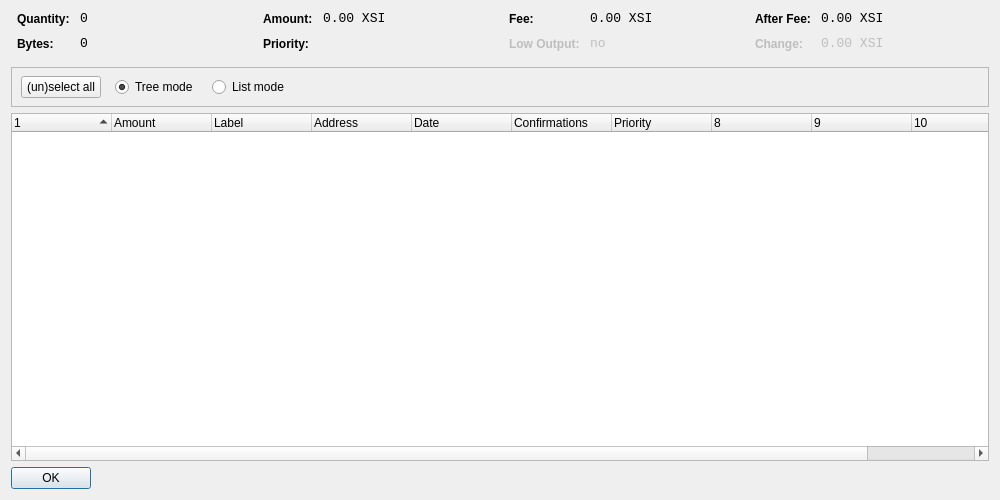
<?xml version="1.0" encoding="UTF-8"?>
<ui version="4.0">
 <class>CoinControlDialog</class>
 <widget class="QDialog" name="CoinControlDialog">
  <property name="geometry">
   <rect>
    <x>0</x>
    <y>0</y>
    <width>1000</width>
    <height>500</height>
   </rect>
  </property>
  <property name="windowTitle">
   <string>Coin Control</string>
  </property>
  <layout class="QVBoxLayout" name="verticalLayout">
   <item>
    <layout class="QHBoxLayout" name="horizontalLayoutTop" stretch="0,0,0,0">
     <property name="topMargin">
      <number>0</number>
     </property>
     <property name="bottomMargin">
      <number>10</number>
     </property>
     <item>
      <layout class="QFormLayout" name="formLayoutCoinControl1">
       <property name="horizontalSpacing">
        <number>10</number>
       </property>
       <property name="verticalSpacing">
        <number>10</number>
       </property>
       <property name="leftMargin">
        <number>6</number>
       </property>
       <property name="rightMargin">
        <number>6</number>
       </property>
       <item row="0" column="0">
        <widget class="QLabel" name="labelCoinControlQuantityText">
         <property name="styleSheet">
          <string notr="true">font-weight:bold;</string>
         </property>
         <property name="text">
          <string>Quantity:</string>
         </property>
        </widget>
       </item>
       <item row="0" column="1">
        <widget class="QLabel" name="labelCoinControlQuantity">
         <property name="font">
          <font>
           <family>Monospace</family>
           <pointsize>10</pointsize>
          </font>
         </property>
         <property name="cursor">
          <cursorShape>IBeamCursor</cursorShape>
         </property>
         <property name="contextMenuPolicy">
          <enum>Qt::ActionsContextMenu</enum>
         </property>
         <property name="text">
          <string notr="true">0</string>
         </property>
         <property name="textInteractionFlags">
          <set>Qt::LinksAccessibleByMouse|Qt::TextSelectableByKeyboard|Qt::TextSelectableByMouse</set>
         </property>
        </widget>
       </item>
       <item row="1" column="0">
        <widget class="QLabel" name="labelCoinControlBytesText">
         <property name="styleSheet">
          <string notr="true">font-weight:bold;</string>
         </property>
         <property name="text">
          <string>Bytes:</string>
         </property>
        </widget>
       </item>
       <item row="1" column="1">
        <widget class="QLabel" name="labelCoinControlBytes">
         <property name="font">
          <font>
           <family>Monospace</family>
           <pointsize>10</pointsize>
          </font>
         </property>
         <property name="cursor">
          <cursorShape>IBeamCursor</cursorShape>
         </property>
         <property name="contextMenuPolicy">
          <enum>Qt::ActionsContextMenu</enum>
         </property>
         <property name="text">
          <string notr="true">0</string>
         </property>
         <property name="textInteractionFlags">
          <set>Qt::LinksAccessibleByMouse|Qt::TextSelectableByKeyboard|Qt::TextSelectableByMouse</set>
         </property>
        </widget>
       </item>
      </layout>
     </item>
     <item>
      <layout class="QFormLayout" name="formLayoutCoinControl2">
       <property name="horizontalSpacing">
        <number>10</number>
       </property>
       <property name="verticalSpacing">
        <number>10</number>
       </property>
       <property name="leftMargin">
        <number>6</number>
       </property>
       <property name="rightMargin">
        <number>6</number>
       </property>
       <item row="0" column="0">
        <widget class="QLabel" name="labelCoinControlAmountText">
         <property name="styleSheet">
          <string notr="true">font-weight:bold;</string>
         </property>
         <property name="text">
          <string>Amount:</string>
         </property>
        </widget>
       </item>
       <item row="0" column="1">
        <widget class="QLabel" name="labelCoinControlAmount">
         <property name="font">
          <font>
           <family>Monospace</family>
           <pointsize>10</pointsize>
          </font>
         </property>
         <property name="cursor">
          <cursorShape>IBeamCursor</cursorShape>
         </property>
         <property name="contextMenuPolicy">
          <enum>Qt::ActionsContextMenu</enum>
         </property>
         <property name="text">
          <string notr="true">0.00 XSI</string>
         </property>
         <property name="textInteractionFlags">
          <set>Qt::LinksAccessibleByMouse|Qt::TextSelectableByKeyboard|Qt::TextSelectableByMouse</set>
         </property>
        </widget>
       </item>
       <item row="1" column="0">
        <widget class="QLabel" name="labelCoinControlPriorityText">
         <property name="styleSheet">
          <string notr="true">font-weight:bold;</string>
         </property>
         <property name="text">
          <string>Priority:</string>
         </property>
        </widget>
       </item>
       <item row="1" column="1">
        <widget class="QLabel" name="labelCoinControlPriority">
         <property name="font">
          <font>
           <family>Monospace</family>
           <pointsize>10</pointsize>
          </font>
         </property>
         <property name="cursor">
          <cursorShape>IBeamCursor</cursorShape>
         </property>
         <property name="contextMenuPolicy">
          <enum>Qt::ActionsContextMenu</enum>
         </property>
         <property name="text">
          <string/>
         </property>
         <property name="textInteractionFlags">
          <set>Qt::LinksAccessibleByMouse|Qt::TextSelectableByKeyboard|Qt::TextSelectableByMouse</set>
         </property>
        </widget>
       </item>
      </layout>
     </item>
     <item>
      <layout class="QFormLayout" name="formLayoutCoinControl3">
       <property name="horizontalSpacing">
        <number>10</number>
       </property>
       <property name="verticalSpacing">
        <number>10</number>
       </property>
       <property name="leftMargin">
        <number>6</number>
       </property>
       <property name="rightMargin">
        <number>6</number>
       </property>
       <item row="0" column="0">
        <widget class="QLabel" name="labelCoinControlFeeText">
         <property name="styleSheet">
          <string notr="true">font-weight:bold;</string>
         </property>
         <property name="text">
          <string>Fee:</string>
         </property>
        </widget>
       </item>
       <item row="0" column="1">
        <widget class="QLabel" name="labelCoinControlFee">
         <property name="font">
          <font>
           <family>Monospace</family>
           <pointsize>10</pointsize>
          </font>
         </property>
         <property name="cursor">
          <cursorShape>IBeamCursor</cursorShape>
         </property>
         <property name="contextMenuPolicy">
          <enum>Qt::ActionsContextMenu</enum>
         </property>
         <property name="text">
          <string notr="true">0.00 XSI</string>
         </property>
         <property name="textInteractionFlags">
          <set>Qt::LinksAccessibleByMouse|Qt::TextSelectableByKeyboard|Qt::TextSelectableByMouse</set>
         </property>
        </widget>
       </item>
       <item row="1" column="0">
        <widget class="QLabel" name="labelCoinControlLowOutputText">
         <property name="enabled">
          <bool>false</bool>
         </property>
         <property name="styleSheet">
          <string notr="true">font-weight:bold;</string>
         </property>
         <property name="text">
          <string>Low Output:</string>
         </property>
        </widget>
       </item>
       <item row="1" column="1">
        <widget class="QLabel" name="labelCoinControlLowOutput">
         <property name="enabled">
          <bool>false</bool>
         </property>
         <property name="font">
          <font>
           <family>Monospace</family>
           <pointsize>10</pointsize>
          </font>
         </property>
         <property name="cursor">
          <cursorShape>IBeamCursor</cursorShape>
         </property>
         <property name="contextMenuPolicy">
          <enum>Qt::ActionsContextMenu</enum>
         </property>
         <property name="text">
          <string notr="true">no</string>
         </property>
         <property name="textInteractionFlags">
          <set>Qt::LinksAccessibleByMouse|Qt::TextSelectableByKeyboard|Qt::TextSelectableByMouse</set>
         </property>
        </widget>
       </item>
      </layout>
     </item>
     <item>
      <layout class="QFormLayout" name="formLayoutCoinControl4">
       <property name="horizontalSpacing">
        <number>10</number>
       </property>
       <property name="verticalSpacing">
        <number>10</number>
       </property>
       <property name="leftMargin">
        <number>6</number>
       </property>
       <property name="rightMargin">
        <number>6</number>
       </property>
       <item row="0" column="0">
        <widget class="QLabel" name="labelCoinControlAfterFeeText">
         <property name="styleSheet">
          <string notr="true">font-weight:bold;</string>
         </property>
         <property name="text">
          <string>After Fee:</string>
         </property>
        </widget>
       </item>
       <item row="0" column="1">
        <widget class="QLabel" name="labelCoinControlAfterFee">
         <property name="font">
          <font>
           <family>Monospace</family>
           <pointsize>10</pointsize>
          </font>
         </property>
         <property name="cursor">
          <cursorShape>IBeamCursor</cursorShape>
         </property>
         <property name="contextMenuPolicy">
          <enum>Qt::ActionsContextMenu</enum>
         </property>
         <property name="text">
          <string notr="true">0.00 XSI</string>
         </property>
         <property name="textInteractionFlags">
          <set>Qt::LinksAccessibleByMouse|Qt::TextSelectableByKeyboard|Qt::TextSelectableByMouse</set>
         </property>
        </widget>
       </item>
       <item row="1" column="0">
        <widget class="QLabel" name="labelCoinControlChangeText">
         <property name="enabled">
          <bool>false</bool>
         </property>
         <property name="styleSheet">
          <string notr="true">font-weight:bold;</string>
         </property>
         <property name="text">
          <string>Change:</string>
         </property>
        </widget>
       </item>
       <item row="1" column="1">
        <widget class="QLabel" name="labelCoinControlChange">
         <property name="enabled">
          <bool>false</bool>
         </property>
         <property name="font">
          <font>
           <family>Monospace</family>
           <pointsize>10</pointsize>
          </font>
         </property>
         <property name="cursor">
          <cursorShape>IBeamCursor</cursorShape>
         </property>
         <property name="contextMenuPolicy">
          <enum>Qt::ActionsContextMenu</enum>
         </property>
         <property name="text">
          <string notr="true">0.00 XSI</string>
         </property>
         <property name="textInteractionFlags">
          <set>Qt::LinksAccessibleByMouse|Qt::TextSelectableByKeyboard|Qt::TextSelectableByMouse</set>
         </property>
        </widget>
       </item>
      </layout>
     </item>
    </layout>
   </item>
   <item>
    <widget class="QFrame" name="frame">
     <property name="minimumSize">
      <size>
       <width>0</width>
       <height>40</height>
      </size>
     </property>
     <property name="frameShape">
      <enum>QFrame::StyledPanel</enum>
     </property>
     <property name="frameShadow">
      <enum>QFrame::Sunken</enum>
     </property>
     <widget class="QWidget" name="horizontalLayoutWidget">
      <property name="geometry">
       <rect>
        <x>10</x>
        <y>0</y>
        <width>781</width>
        <height>41</height>
       </rect>
      </property>
      <layout class="QHBoxLayout" name="horizontalLayoutPanel" stretch="0,0,0,0,0">
       <property name="spacing">
        <number>14</number>
       </property>
       <item>
        <widget class="QPushButton" name="pushButtonSelectAll">
         <property name="sizePolicy">
          <sizepolicy hsizetype="Maximum" vsizetype="Fixed">
           <horstretch>0</horstretch>
           <verstretch>0</verstretch>
          </sizepolicy>
         </property>
         <property name="text">
          <string>(un)select all</string>
         </property>
        </widget>
       </item>
       <item>
        <widget class="QRadioButton" name="radioTreeMode">
         <property name="sizePolicy">
          <sizepolicy hsizetype="Maximum" vsizetype="Fixed">
           <horstretch>0</horstretch>
           <verstretch>0</verstretch>
          </sizepolicy>
         </property>
         <property name="text">
          <string>Tree mode</string>
         </property>
         <property name="checked">
          <bool>true</bool>
         </property>
        </widget>
       </item>
       <item>
        <widget class="QRadioButton" name="radioListMode">
         <property name="sizePolicy">
          <sizepolicy hsizetype="Maximum" vsizetype="Fixed">
           <horstretch>0</horstretch>
           <verstretch>0</verstretch>
          </sizepolicy>
         </property>
         <property name="text">
          <string>List mode</string>
         </property>
        </widget>
       </item>
       <item>
        <spacer name="horizontalSpacer">
         <property name="orientation">
          <enum>Qt::Horizontal</enum>
         </property>
         <property name="sizeHint" stdset="0">
          <size>
           <width>40</width>
           <height>20</height>
          </size>
         </property>
        </spacer>
       </item>
      </layout>
     </widget>
    </widget>
   </item>
   <item>
    <widget class="CoinControlTreeWidget" name="treeWidget">
     <property name="contextMenuPolicy">
      <enum>Qt::CustomContextMenu</enum>
     </property>
     <property name="sortingEnabled">
      <bool>false</bool>
     </property>
     <property name="columnCount">
      <number>11</number>
     </property>
     <attribute name="headerShowSortIndicator" stdset="0">
      <bool>true</bool>
     </attribute>
     <attribute name="headerStretchLastSection">
      <bool>false</bool>
     </attribute>
     <column>
      <property name="text">
       <string/>
      </property>
     </column>
     <column>
      <property name="text">
       <string>Amount</string>
      </property>
     </column>
     <column>
      <property name="text">
       <string>Label</string>
      </property>
     </column>
     <column>
      <property name="text">
       <string>Address</string>
      </property>
     </column>
     <column>
      <property name="text">
       <string>Date</string>
      </property>
     </column>
     <column>
      <property name="text">
       <string>Confirmations</string>
      </property>
      <property name="toolTip">
       <string>Confirmed</string>
      </property>
     </column>
     <column>
      <property name="text">
       <string>Priority</string>
      </property>
     </column>
     <column>
      <property name="text">
       <string/>
      </property>
     </column>
     <column>
      <property name="text">
       <string/>
      </property>
     </column>
     <column>
      <property name="text">
       <string/>
      </property>
     </column>
     <column>
      <property name="text">
       <string/>
      </property>
     </column>
    </widget>
   </item>
   <item>
    <widget class="QDialogButtonBox" name="buttonBox">
     <property name="sizePolicy">
      <sizepolicy hsizetype="Maximum" vsizetype="Fixed">
       <horstretch>0</horstretch>
       <verstretch>0</verstretch>
      </sizepolicy>
     </property>
     <property name="orientation">
      <enum>Qt::Horizontal</enum>
     </property>
     <property name="standardButtons">
      <set>QDialogButtonBox::Ok</set>
     </property>
    </widget>
   </item>
  </layout>
 </widget>
 <customwidgets>
  <customwidget>
   <class>CoinControlTreeWidget</class>
   <extends>QTreeWidget</extends>
   <header>coincontroltreewidget.h</header>
  </customwidget>
 </customwidgets>
 <resources/>
 <connections/>
</ui>
